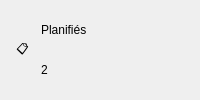
          <widget class="QFrame" name="cardPlanifie">
           <property name="cssClass" stdset="0">
            <string>card</string>
           </property>
           <layout class="QHBoxLayout" name="layout21">
            <property name="spacing">
             <number>12</number>
            </property>
            <property name="leftMargin">
             <number>16</number>
            </property>
            <property name="topMargin">
             <number>10</number>
            </property>
            <property name="rightMargin">
             <number>16</number>
            </property>
            <property name="bottomMargin">
             <number>10</number>
            </property>
            <item>
             <widget class="QLabel" name="lblIconPlanifie">
              <property name="text">
               <string>📋</string>
              </property>
              <property name="cssClass" stdset="0">
               <string>cardIcon</string>
              </property>
             </widget>
            </item>
            <item>
             <layout class="QVBoxLayout" name="layout19">
              <property name="spacing">
               <number>0</number>
              </property>
              <property name="leftMargin">
               <number>0</number>
              </property>
              <property name="topMargin">
               <number>0</number>
              </property>
              <property name="rightMargin">
               <number>0</number>
              </property>
              <property name="bottomMargin">
               <number>0</number>
              </property>
              <item>
               <widget class="QLabel" name="lblPlanifieTitle">
                <property name="text">
                 <string>Planifiés</string>
                </property>
                <property name="cssClass" stdset="0">
                 <string>cardTitle</string>
                </property>
               </widget>
              </item>
              <item>
               <widget class="QLabel" name="lblPlanifieValue">
                <property name="text">
                 <string>2</string>
                </property>
                <property name="cssClass" stdset="0">
                 <string>cardValue</string>
                </property>
               </widget>
              </item>
             </layout>
            </item>
            <item>
             <spacer name="spacer20">
              <property name="orientation">
               <enum>Qt::Horizontal</enum>
              </property>
              <property name="sizeHint" stdset="0">
               <size>
                <width>20</width>
                <height>20</height>
               </size>
              </property>
             </spacer>
            </item>
           </layout>
          </widget>
